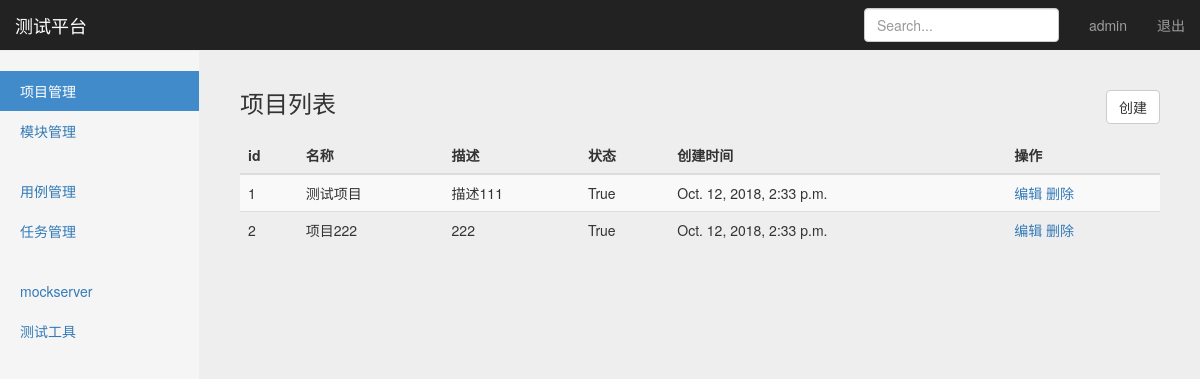
The app's page /manage/project_manage/ (signed in), older data.
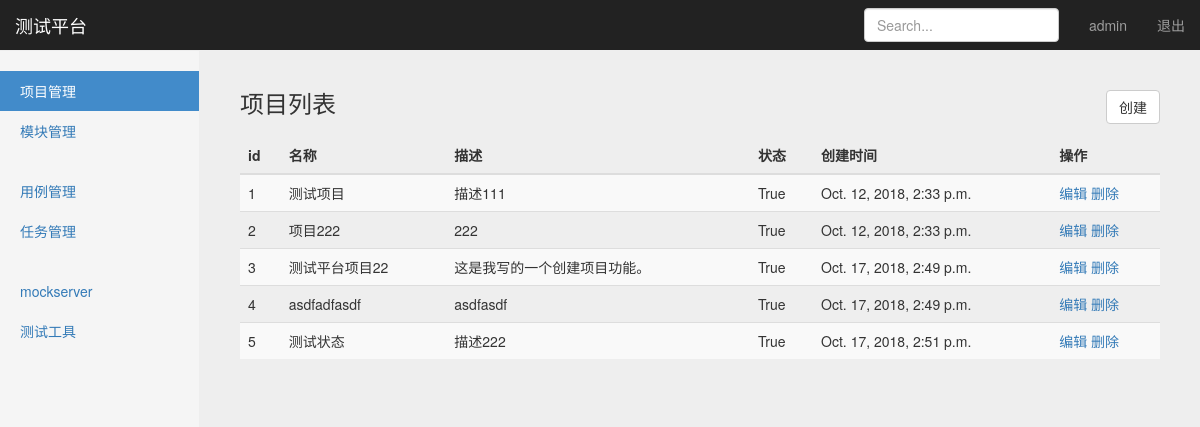
The same page, newer data.
### project_app/models.py (models this page shows, shortened)
class Project(models.Model):
    name = models.CharField("名称", max_length=100, blank=False, default="")
    describe = models.TextField("描述", default="")
    status = models.BooleanField("状态：", default=True)
    create_time = models.DateTimeField("创建时间", auto_now=True)

### project_app/views.py (the view)
# urls.py: path('project_manage/', views.project_manage),
@login_required
def project_manage(request):
    username = request.session.get('user1', '')
    project_all = Project.objects.all()
    return render(request, "project_manage.html", {
        "user": username,
        "projects": project_all,
        "type": "list"
    })

### templates/project_manage.html (shortened to what this page needs)
{% extends "base.html" %}
{% block content %}
    <nav class="navbar navbar-inverse navbar-fixed-top">
        <div class="container-fluid">
            <div class="navbar-header">
                <a class="navbar-brand" href="#">测试平台</a>
            </div>
            <div id="navbar" class="navbar-collapse collapse">
                <ul class="nav navbar-nav navbar-right">
                    <li><a href="#">{{ user }}</a></li>
                    <li><a href="/logout/">退出</a></li>
                </ul>
                <form class="navbar-form navbar-right">
                    <input type="text" class="form-control" placeholder="Search...">
                </form>
            </div>
        </div>
    </nav>
    <div class="container-fluid">
        <div class="row">
            <div class="col-sm-3 col-md-2 sidebar">
                <ul class="nav nav-sidebar">
                    <li class="active"><a href="#">项目管理</a></li>
                    <li><a href="#">模块管理</a></li>
                </ul>
                <ul class="nav nav-sidebar">
                    <li><a href="">用例管理</a></li>
                    <li><a href="">任务管理</a></li>
                </ul>
                <ul class="nav nav-sidebar">
                    <li><a href="">mockserver</a></li>
                    <li><a href="">测试工具</a></li>
                </ul>
            </div>
            {% if type == 'list'%}
            <div class="col-sm-9 col-sm-offset-3 col-md-10 col-md-offset-2 main">
                <h3 class="sub-header" >项目列表
                    <button type="button" class="btn btn-default"
                    style="float: right;"
                    onclick="window.location.href='/manage/add_project/'">创建</button>
                </h3>
                <div class="table-responsive">
                    <table class="table table-striped">
                        <thead>
                            <tr>
                                <th>id</th>
                                <th>名称</th>
                                <th>描述</th>
                                <th>状态</th>
                                <th>创建时间</th>
                                <th>操作</th>
                            </tr>
                        </thead>
                        <tbody>
                            {% for project in projects %}
                            <tr>
                                <td>{{ project.id }}</td>
                                <td>{{ project.name }}</td>
                                <td>{{ project.describe }}</td>
                                <td>{{ project.status }}</td>
                                <td>{{ project.create_time }}</td>
                                <td>
                                    <a href="/manage/edit_project/{{project.id}}/">编辑</a>
                                    <a href="/manage/edit_project/{{project.id}}/">删除</a>
                                </td>
                            </tr>
                            {% endfor %}
                        </tbody>
                    </table>
                </div>
            </div>
            {% endif %}
        </div>
    </div>
{% endblock %}

Row changes from the older to the newer data that the page shows:
added Project: id "3", name "测试平台项目22", describe "这是我写的一个创建项目功能。", status "True", create_time "Oct. 17, 2018, 2:49 p.m."
added Project: id "4", name "asdfadfasdf", describe "asdfasdf", status "True", create_time "Oct. 17, 2018, 2:49 p.m."
added Project: id "5", name "测试状态", describe "描述222", status "True", create_time "Oct. 17, 2018, 2:51 p.m."
